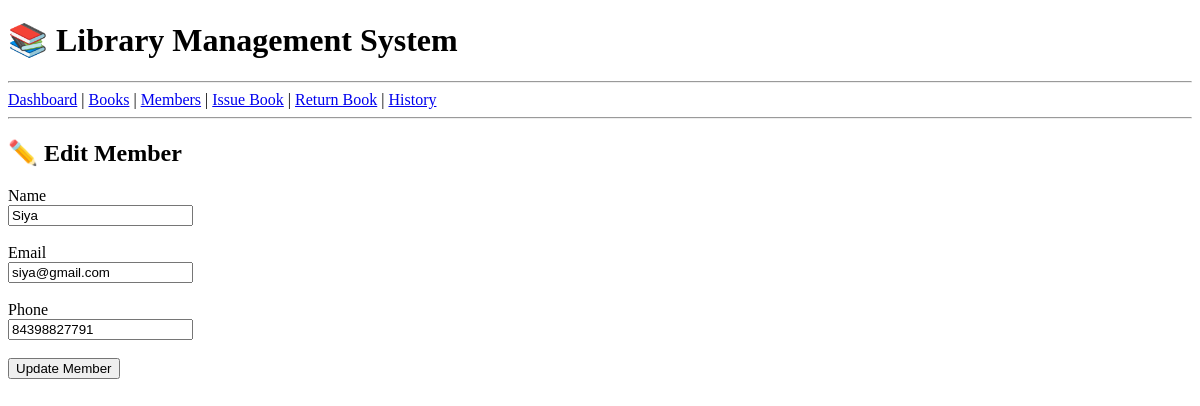
/edit-member/2, run on the app's committed database.
### tables this page shows
CREATE TABLE members (
        member_id INTEGER PRIMARY KEY AUTOINCREMENT,
        name TEXT NOT NULL,
        email TEXT,
        phone TEXT
    );

### app.py (the view, shortened to what this page needs)
@app.route("/edit-member/<int:member_id>", methods=["GET", "POST"])
def edit_member(member_id):
    conn = sqlite3.connect("library.db")
    cursor = conn.cursor()
    cursor.execute(
        "SELECT * FROM members WHERE member_id=?",
        (member_id,)
    )
    member = cursor.fetchone()
    conn.close()
    return render_template(
        "edit_member.html",
        member=member
    )

### templates/edit_member.html (shortened to what this page needs)
{% extends "base.html" %}
{% block content %}
<h2>✏️ Edit Member</h2>
<form method="POST">
<label>Name</label><br>
<input
type="text"
name="name"
value="{{ member[1] }}"
required>
<br><br>
<label>Email</label><br>
<input
type="email"
name="email"
value="{{ member[2] }}"
required>
<br><br>
<label>Phone</label><br>
<input
type="text"
name="phone"
value="{{ member[3] }}"
required>
<br><br>
<button type="submit">
Update Member
</button>
</form>
{% endblock %}

### data on the page
members: name "Siya", email "siya@gmail.com", phone "84398827791"
